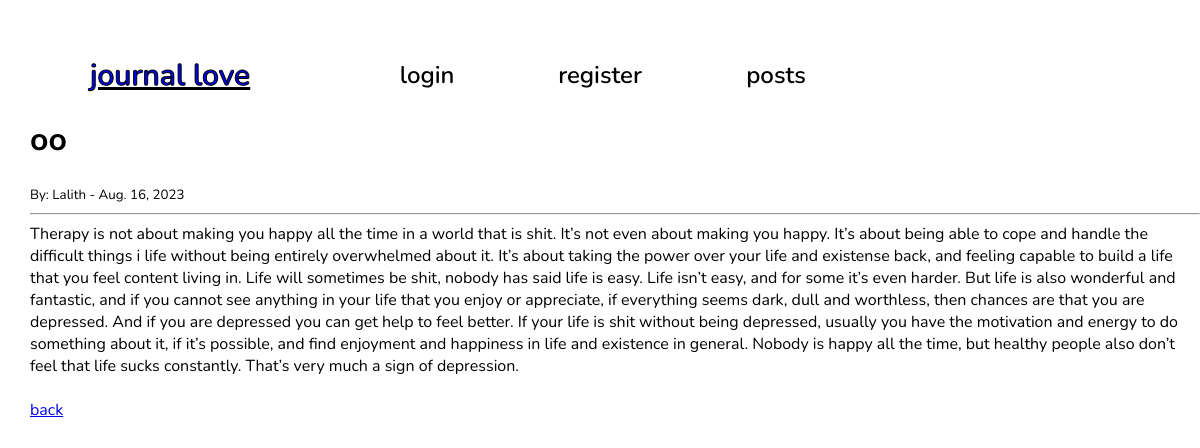
The page /article/38 on the database its author committed.
### blog/models.py (models this page shows, shortened)
class Post(models.Model):
    title = models.CharField(max_length=255)
    author = models.ForeignKey(User, on_delete=models.CASCADE)
    body = models.TextField()
    postdate = models.DateField(auto_now_add=True)
    analysis_result = models.TextField(blank=True, null=True)

### theblog/views.py (the view)
# urls.py: path('article/<int:pk>', ArticleDetailView.as_view(), name='articles'),
class ArticleDetailView(DetailView):
    model = Post
    template_name = 'articles.html'

### blog/templates/articles.html (shortened to what this page needs)
{%  extends 'base.html' %}
{% block content %}
<br>
<div style="text-align: left; margin-left: 30px; margin-bottom:">
<h1> {{ post.title }} </h1>
<small>By: {{ post.author.first_name }} -
           {{ post.postdate }}
    </small><br/>
<hr>
{{ post.body }}
<br/><br/>
<a href = "{% url 'home' %}" class="btn btn-secondary"> back</a>
{% endblock %}

### static/global.css (style rules this page uses)
body { margin: 0; line-height: normal; }
:root { --font-nunito: Nunito; --font-size-31xl: 50px; --font-size-61xl: 80px; --color-white: #fff; --color-black: #000; --color-dimgray: rgba(98, 88, 88, 0.56); --color-blueviolet: #9747ff; --gap-3xs: 10px; --padding-mid: 17px; --padding-36xl: 55px; --padding-11xl: 30px; --padding-xl: 20px; --br-xl: 20px; --br-8xs: 5px; }

### blog/templates/base.html (style rules this page uses)
body { font-family: 'Nunito', sans-serif; }

### rows shown on the page
Post: title "oo", author.first_name "Lalith", postdate "Aug. 16, 2023", body "Therapy is not about making you happy all the time in a world that is shit. It’s not even about making you happy. It’s about being able to cope and handle the difficult things i life without being entirely overwhelmed about it. It’s about taking the power over your life and existense back, and feeling capable to build a life that you feel content living in. Life will sometimes be shit, nobody has said life is easy. Life isn’t easy, and for some it’s even harder. But life is also wonderful and fantastic, and if you cannot see anything in your life that you enjoy or appreciate, if everything seems dark, dull and worthless, then chances are that you are depressed. And if you are depressed you…"
